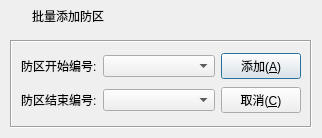
<?xml version="1.0" encoding="UTF-8"?>
<ui version="4.0">
 <class>frmDefenceLot</class>
 <widget class="QDialog" name="frmDefenceLot">
  <property name="geometry">
   <rect>
    <x>0</x>
    <y>0</y>
    <width>322</width>
    <height>138</height>
   </rect>
  </property>
  <property name="windowTitle">
   <string>批量添加防区</string>
  </property>
  <layout class="QVBoxLayout" name="verticalLayout">
   <property name="spacing">
    <number>0</number>
   </property>
   <property name="leftMargin">
    <number>1</number>
   </property>
   <property name="topMargin">
    <number>1</number>
   </property>
   <property name="rightMargin">
    <number>1</number>
   </property>
   <property name="bottomMargin">
    <number>1</number>
   </property>
   <item>
    <widget class="QWidget" name="widget_title" native="true">
     <property name="sizePolicy">
      <sizepolicy hsizetype="Preferred" vsizetype="Fixed">
       <horstretch>0</horstretch>
       <verstretch>0</verstretch>
      </sizepolicy>
     </property>
     <property name="minimumSize">
      <size>
       <width>0</width>
       <height>30</height>
      </size>
     </property>
     <layout class="QHBoxLayout" name="horizontalLayout_2">
      <property name="spacing">
       <number>0</number>
      </property>
      <property name="leftMargin">
       <number>0</number>
      </property>
      <property name="topMargin">
       <number>0</number>
      </property>
      <property name="rightMargin">
       <number>0</number>
      </property>
      <property name="bottomMargin">
       <number>0</number>
      </property>
      <item>
       <widget class="QLabel" name="lab_Ico">
        <property name="sizePolicy">
         <sizepolicy hsizetype="Minimum" vsizetype="Preferred">
          <horstretch>0</horstretch>
          <verstretch>0</verstretch>
         </sizepolicy>
        </property>
        <property name="minimumSize">
         <size>
          <width>31</width>
          <height>0</height>
         </size>
        </property>
        <property name="text">
         <string/>
        </property>
        <property name="alignment">
         <set>Qt::AlignCenter</set>
        </property>
       </widget>
      </item>
      <item>
       <widget class="QLabel" name="lab_Title">
        <property name="sizePolicy">
         <sizepolicy hsizetype="Expanding" vsizetype="Preferred">
          <horstretch>0</horstretch>
          <verstretch>0</verstretch>
         </sizepolicy>
        </property>
        <property name="styleSheet">
         <string notr="true"/>
        </property>
        <property name="text">
         <string>批量添加防区</string>
        </property>
        <property name="alignment">
         <set>Qt::AlignLeading|Qt::AlignLeft|Qt::AlignVCenter</set>
        </property>
       </widget>
      </item>
      <item>
       <widget class="QWidget" name="widget_menu" native="true">
        <property name="sizePolicy">
         <sizepolicy hsizetype="Minimum" vsizetype="Preferred">
          <horstretch>0</horstretch>
          <verstretch>0</verstretch>
         </sizepolicy>
        </property>
        <layout class="QHBoxLayout" name="horizontalLayout">
         <property name="spacing">
          <number>0</number>
         </property>
         <property name="leftMargin">
          <number>0</number>
         </property>
         <property name="topMargin">
          <number>0</number>
         </property>
         <property name="rightMargin">
          <number>0</number>
         </property>
         <property name="bottomMargin">
          <number>0</number>
         </property>
         <item>
          <widget class="QPushButton" name="btnMenu_Close">
           <property name="sizePolicy">
            <sizepolicy hsizetype="Minimum" vsizetype="Expanding">
             <horstretch>0</horstretch>
             <verstretch>0</verstretch>
            </sizepolicy>
           </property>
           <property name="minimumSize">
            <size>
             <width>35</width>
             <height>0</height>
            </size>
           </property>
           <property name="cursor">
            <cursorShape>ArrowCursor</cursorShape>
           </property>
           <property name="focusPolicy">
            <enum>Qt::NoFocus</enum>
           </property>
           <property name="toolTip">
            <string>关闭</string>
           </property>
           <property name="text">
            <string/>
           </property>
           <property name="flat">
            <bool>true</bool>
           </property>
          </widget>
         </item>
        </layout>
       </widget>
      </item>
     </layout>
    </widget>
   </item>
   <item>
    <widget class="QWidget" name="widget_main" native="true">
     <property name="styleSheet">
      <string notr="true"/>
     </property>
     <layout class="QVBoxLayout" name="verticalLayout_2">
      <item>
       <widget class="QFrame" name="frame">
        <property name="frameShape">
         <enum>QFrame::Box</enum>
        </property>
        <property name="frameShadow">
         <enum>QFrame::Sunken</enum>
        </property>
        <layout class="QGridLayout" name="gridLayout">
         <item row="0" column="0">
          <widget class="QLabel" name="labDefenceIDStart">
           <property name="text">
            <string>防区开始编号:</string>
           </property>
          </widget>
         </item>
         <item row="0" column="1">
          <widget class="QComboBox" name="cboxDefenceIDStart">
           <property name="sizePolicy">
            <sizepolicy hsizetype="Expanding" vsizetype="Fixed">
             <horstretch>0</horstretch>
             <verstretch>0</verstretch>
            </sizepolicy>
           </property>
          </widget>
         </item>
         <item row="0" column="2">
          <widget class="QPushButton" name="btnAdd">
           <property name="minimumSize">
            <size>
             <width>80</width>
             <height>0</height>
            </size>
           </property>
           <property name="text">
            <string>添加(&amp;A)</string>
           </property>
           <property name="icon">
            <iconset resource="other/rc.qrc">
             <normaloff>:/image/btn_ok.png</normaloff>:/image/btn_ok.png</iconset>
           </property>
           <property name="iconSize">
            <size>
             <width>18</width>
             <height>18</height>
            </size>
           </property>
          </widget>
         </item>
         <item row="1" column="0">
          <widget class="QLabel" name="labDefenceIDEnd">
           <property name="text">
            <string>防区结束编号:</string>
           </property>
          </widget>
         </item>
         <item row="1" column="1">
          <widget class="QComboBox" name="cboxDefenceIDEnd">
           <property name="sizePolicy">
            <sizepolicy hsizetype="Expanding" vsizetype="Fixed">
             <horstretch>0</horstretch>
             <verstretch>0</verstretch>
            </sizepolicy>
           </property>
          </widget>
         </item>
         <item row="1" column="2">
          <widget class="QPushButton" name="btnCancel">
           <property name="minimumSize">
            <size>
             <width>80</width>
             <height>0</height>
            </size>
           </property>
           <property name="text">
            <string>取消(&amp;C)</string>
           </property>
           <property name="icon">
            <iconset resource="other/rc.qrc">
             <normaloff>:/image/btn_close.png</normaloff>:/image/btn_close.png</iconset>
           </property>
           <property name="iconSize">
            <size>
             <width>18</width>
             <height>18</height>
            </size>
           </property>
          </widget>
         </item>
        </layout>
       </widget>
      </item>
     </layout>
    </widget>
   </item>
  </layout>
 </widget>
 <tabstops>
  <tabstop>cboxDefenceIDStart</tabstop>
  <tabstop>cboxDefenceIDEnd</tabstop>
  <tabstop>btnAdd</tabstop>
  <tabstop>btnCancel</tabstop>
 </tabstops>
 <resources>
  <include location="other/rc.qrc"/>
 </resources>
 <connections/>
</ui>
